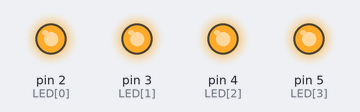
This sketch was run on a simulated Arduino Uno, built with avr-gcc and run on an emulated ATmega328P. On the bench: output pins drawn as LEDs (lit = HIGH).

Above: at 0.5 s.
At 3.5 s:
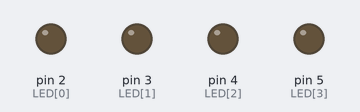
Timing chart, 0 to 4.6 s (numbered marks = the images above):
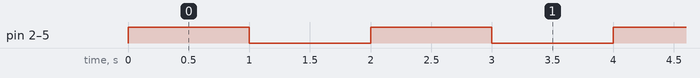

Measured:
- by itself, pin 2 (LED[0]), pin 3 (LED[1]), pin 4 (LED[2]), pin 5 (LED[3]): alternates HIGH for 1.0 s and LOW for 1.0 s

The sketch:

4_led_twk.ino
```cpp
const int LED[4] = {2,3,4,5};

int vitesse=1000;

void setup() {

  pinMode(LED[0], OUTPUT);
  pinMode(LED[1], OUTPUT);
  pinMode(LED[2], OUTPUT);
  pinMode(LED[3], OUTPUT);
}

void loop() {

  digitalWrite(LED[0],HIGH);
  digitalWrite(LED[1],HIGH);
  digitalWrite(LED[2],HIGH);
  digitalWrite(LED[3],HIGH);

  delay(vitesse);

  digitalWrite(LED[1],LOW);
  digitalWrite(LED[2],LOW);
  digitalWrite(LED[3],LOW);
  digitalWrite(LED[0],LOW);

  delay(vitesse);
}
```
